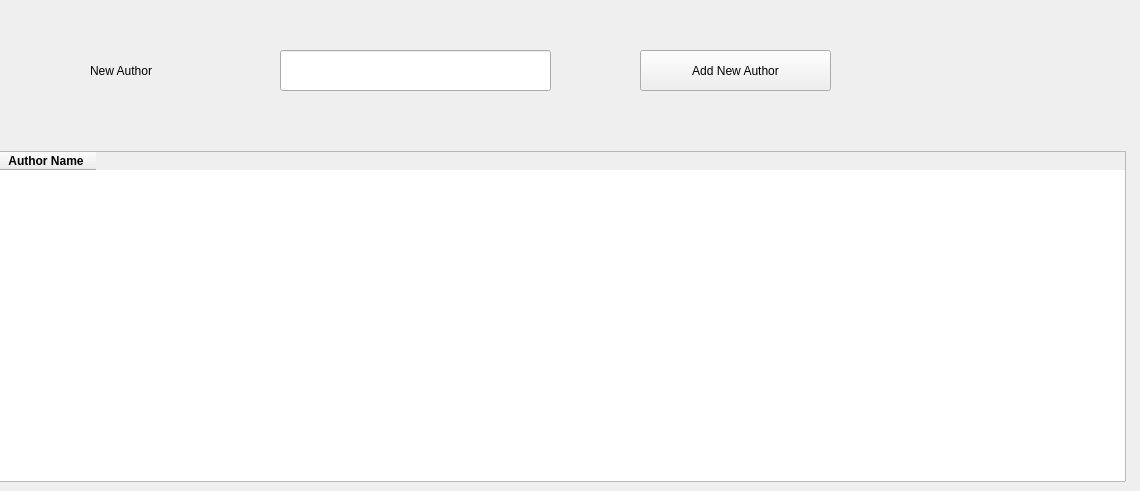
      <widget class="QWidget" name="tab_8">
       <attribute name="title">
        <string>Author</string>
       </attribute>
       <widget class="QLineEdit" name="lineEdit_19">
        <property name="geometry">
         <rect>
          <x>280</x>
          <y>50</y>
          <width>271</width>
          <height>41</height>
         </rect>
        </property>
       </widget>
       <widget class="QLabel" name="label_26">
        <property name="geometry">
         <rect>
          <x>90</x>
          <y>60</y>
          <width>161</width>
          <height>21</height>
         </rect>
        </property>
        <property name="text">
         <string>New Author</string>
        </property>
       </widget>
       <widget class="QTableWidget" name="tableWidget_2">
        <property name="enabled">
         <bool>true</bool>
        </property>
        <property name="geometry">
         <rect>
          <x>-5</x>
          <y>151</y>
          <width>1131</width>
          <height>331</height>
         </rect>
        </property>
        <column>
         <property name="text">
          <string>Author Name</string>
         </property>
         <property name="font">
          <font>
           <weight>75</weight>
           <bold>true</bold>
          </font>
         </property>
        </column>
       </widget>
       <widget class="QPushButton" name="pushButton_16">
        <property name="geometry">
         <rect>
          <x>640</x>
          <y>50</y>
          <width>191</width>
          <height>41</height>
         </rect>
        </property>
        <property name="text">
         <string>Add New Author</string>
        </property>
       </widget>
      </widget>
